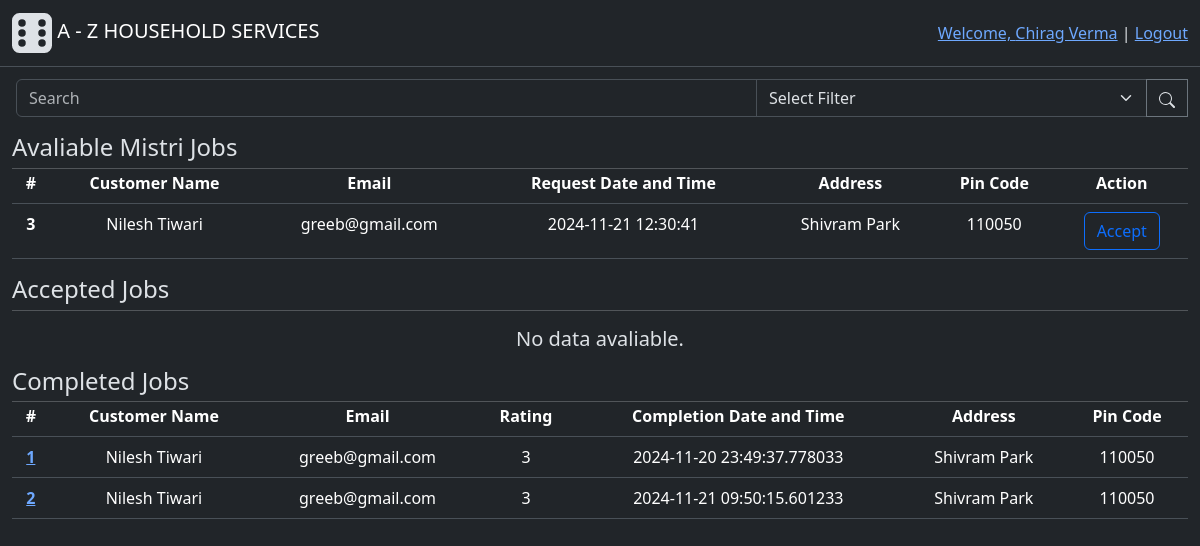
The page /professional (signed in) on the database its author committed.
### backend/modals.py (models this page shows, shortened)
class User(db.Model, UserMixin):
    id = db.Column(db.Integer(), primary_key=True)
    email = db.Column(db.String(60), unique=True, nullable=False)
    password = db.Column(db.String(), nullable=False)
    role = db.Column(db.Integer(), nullable=False, default=1) # 0-Admin, 1-Customer, 2-Professional
    name = db.Column(db.String(30), nullable=False)
    address = db.Column(db.String(100), nullable=False)
    pincode = db.Column(db.Integer(), nullable=False)
    status = db.Column(db.Integer(), nullable=False, default=1) # 0-inactive, 1-active
    rating = db.Column(db.Integer(), default=0)
    service_requests = db.relationship("ServiceRequest", cascade="all, delete", backref="customer", lazy=True) # For accessing all the service requests created by a user(customer)
    professional_info = db.relationship("Professional", cascade="all, delete", backref="user", uselist=False) # one to one relation for accessing futher professional info
    def capitalised_name(self):
        return self.name.title()

class Service(db.Model):
    id = db.Column(db.Integer(), primary_key=True)
    name = db.Column(db.String(30),unique=True, nullable=False)
    desc = db.Column(db.String(500), nullable=False)
    time_required = db.Column(db.Integer(), nullable=False) # Time required (in Hrs)
    price = db.Column(db.Float(), nullable=False)
    status = db.Column(db.Integer(), nullable=False, default=1) # 0-inactive, 1-active
    service_requests = db.relationship("ServiceRequest", cascade="all, delete", backref="services", lazy=True) # For accessing all the service requests having common service

class ServiceRequest(db.Model):
    id = db.Column(db.Integer(), primary_key=True)
    service_id = db.Column(db.Integer(), db.ForeignKey("service.id"), nullable=False) # Foreign Key - Service table
    customer_id = db.Column(db.Integer(), db.ForeignKey("user.id"), nullable=False) #Foreign key - from User(Customer) table
    professional_id = db.Column(db.Integer(), db.ForeignKey("professional.id")) # Foreign Key - Professional table, One professional for one job
    start_date = db.Column(db.DateTime(), nullable=False, default=datetime.now().replace(microsecond=0)) # datetime.now():get current time
    end_date = db.Column(db.DateTime())
    status = db.Column(db.Integer(), nullable=False, default=0) # 0-requested, 1-accepted, 2-completed at users-end, 3-completed at professionals-end
    rating = db.Column(db.Integer()) # Mandatory to give ratings for closing the job
    remarks = db.Column(db.String(500))
    professional = db.relationship("Professional", backref="service_requests", lazy=True)

### backend/controllers.py (the view)
@app.route("/professional", methods=["GET", "POST"])
def professional_page():
    service_type_id = current_user.professional_info.service_type # Accessing current user's service type(id)
    requested_service_requests = ServiceRequest.query.filter(ServiceRequest.service_id==service_type_id, ServiceRequest.status==0).all()
    accepted_service_requests = ServiceRequest.query.filter(ServiceRequest.professional_id==current_user.professional_info.id, or_(ServiceRequest.status==1, ServiceRequest.status==2)).all()
    completed_service_requests = ServiceRequest.query.filter(ServiceRequest.professional_id==current_user.professional_info.id, ServiceRequest.status==3).all()
    return render_template("professional_dashboard.html", requested_service_requests=requested_service_requests, accepted_service_requests=accepted_service_requests, completed_service_requests=completed_service_requests)

### app.py (called while the page is built)
def setup_app(): #Initializations
    app = Flask(__name__)
    app.config["SQLALCHEMY_DATABASE_URI"] = "sqlite:///household_services.sqlite3" # Database file name
    app.config["SECRET_KEY"] = "123456"
    db.init_app(app) # Connecting database to flask app
    app.app_context().push() #Direct access to other modules
    login_manager = LoginManager(app) # For manageing user sessions
    login_manager.login_view = "login_page" # Redirect to "login_page" route funtion if some try to access restricted route
    login_manager.login_message_category = "info"
    @login_manager.user_loader
    def load_user(user_id):
        return User.query.get(int(user_id))
    app.debug=True

### templates/professional_dashboard.html (shortened to what this page needs)
{% extends "base.html" %}
{% block content %}
    <div class="main">
        <div class="row">
            <div class="input-group">
                    <input style="width: 400px;" type="text" class="form-control ms-1" placeholder="Search">
                    <select class="form-select">
                        <option selected>Select Filter</option>
                      </select>
                    <button style="border-radius: 0;" class="btn btn-outline-secondary" type="button">
                        <img  src="/static/image/icons/search.svg">
                    </button>
            </div>
        </div>
         {% include "includes/pro_avaliable_jobs.html" %}
         {% include "includes/pro_accepted_jobs.html" %}
         {% include "includes/pro_completed_jobs.html" %}
    </div>
    <div style="height: 1000px;"></div>
{% endblock %}

### templates/base.html (shortened to what this page needs)
<!doctype html>
<html lang="en" data-bs-theme="dark">
  <head>
    <link href="https://cdn.jsdelivr.net/npm/bootstrap@5.3.3/dist/css/bootstrap.min.css" rel="stylesheet">
    <link href="/static/styles/general.css" rel="stylesheet">
  </head>
  <body>
    <div class="header">
        <nav class="navbar bg-dark border-bottom border-body" data-bs-theme="dark"">
            <div class="container-fluid">
                <a class="navbar-brand" href="{{ url_for('home_page')}}">
                    <img src="/static/image/icons/logo.svg">
                    A - Z HOUSEHOLD SERVICES
                </a>
                {% if current_user.is_authenticated %}
                  <div>
                    <a class="active" aria-current="page" href="{{ url_for('login_page') }}">Welcome, {{ current_user.capitalised_name() }}</a>
                    |
                    <a class="active" aria-current="page" href="{{ url_for('logout') }}">Logout</a>
                  </div>
                {% else %}
                  <div>
                    <a class="active" aria-current="page" href="{{ url_for('login_page') }}">Login</a>
                    |
                    <a class="active" aria-current="page" href="{{ url_for('professional_signup_page') }}">Register As Professional</a>
                  </div>
                {% endif %}
            </div>
        </nav>
    </div>
    {% block content %}
    {% endblock %}
  </body>
</html>

### templates/includes/pro_avaliable_jobs.html
<h4 style="margin-bottom: -10px;" class="h4 text-start mt-3">Avaliable {{current_user.professional_info.service.name}} Jobs</h4>
<hr style="margin-bottom:  -10px;" class="divider">
{% if requested_service_requests %}
    <table class="table mt-1">
        <thead>
        <tr>
            <th scope="col">#</th>
            <th scope="col">Customer Name</th>
            <th scope="col">Email</th>
            <th scope="col">Request Date and Time</th>
            <th scope="col">Address</th>
            <th scope="col">Pin Code</th>
            <th scope="col">Action</th>
        </tr>
        </thead>
        <tbody>
            {% for requested_service_request in requested_service_requests %}
                <tr>
                    <th scope="row">{{requested_service_request.id}}</th>
                    <td>{{requested_service_request.customer.name}}</td>
                    <td>{{requested_service_request.customer.email}}</td>
                    <td>{{requested_service_request.start_date}}</td>
                    <td>{{requested_service_request.customer.address}}</td>
                    <td>{{requested_service_request.customer.pincode}}</td>
                    <td>
                        <form action="{{ url_for('accept_request', request_id=requested_service_request.id)}}" method="POST">
                            <button type="submit" class="btn btn-outline-primary">Accept</button>
                        </form>
                    </td>
                </tr>
            {% endfor %}
        </tbody>
    </table>
{% else %}
    <div class="h5 mt-3">Currently there are no jobs.</div>
{% endif %}

### templates/includes/pro_completed_jobs.html
<h4 style="margin-bottom: -10px;" class="h4 text-start mt-3">Completed Jobs</h4>
<hr style="margin-bottom:  -10px;" class="divider">
{% if completed_service_requests %}
    <table class="table mt-1">
        <thead>
        <tr>
            <th scope="col">#</th>
            <th scope="col">Customer Name</th>
            <th scope="col">Email</th>
            <th scope="col">Rating</th>
            <th scope="col">Completion Date and Time</th>
            <th scope="col">Address</th>
            <th scope="col">Pin Code</th>
        </tr>
        </thead>
        <tbody>
            {% for completed_service_request in completed_service_requests %}
                <tr>
                    <th scope="row">
                        <a href="{{ url_for('service_request_info', id=completed_service_request.id)}}">
                            {{completed_service_request.id}}
                        </a>
                    </th>
                    <td>{{completed_service_request.customer.name}}</td>
                    <td>{{completed_service_request.customer.email}}</td>
                    <td>{{completed_service_request.customer.rating}}</td>
                    <td>{{completed_service_request.end_date}}</td>
                    <td>{{completed_service_request.customer.address}}</td>
                    <td>{{completed_service_request.customer.pincode}}</td>
                </tr>
            {% endfor %}
        </tbody>
    </table>
{% else %}
    <div class="h5 mt-3">No data available.</div>
{% endif %}

### static/styles/general.css (style rules this page uses)
.main { margin: 1%; text-align: center; }

### rows shown on the page
User: capitalised_name "Chirag Verma"
Service: professional_info.service.name "Mistri"
ServiceRequest: id "3", customer.name "Nilesh Tiwari", customer.email "greeb@gmail.com", start_date "2024-11-21 12:30:41", customer.address "Shivram Park", customer.pincode "110050"
ServiceRequest: id "1", customer.name "Nilesh Tiwari", customer.email "greeb@gmail.com", customer.rating "3", end_date "2024-11-20 23:49:37.778033", customer.address "Shivram Park", customer.pincode "110050"
ServiceRequest: id "2", customer.name "Nilesh Tiwari", customer.email "greeb@gmail.com", customer.rating "3", end_date "2024-11-21 09:50:15.601233", customer.address "Shivram Park", customer.pincode "110050"
